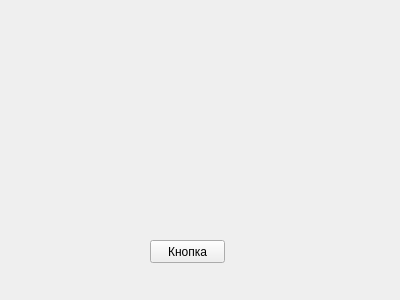
<?xml version="1.0" encoding="UTF-8"?>
<ui version="4.0">
 <class>Form</class>
 <widget class="QWidget" name="Form">
  <property name="geometry">
   <rect>
    <x>0</x>
    <y>0</y>
    <width>400</width>
    <height>300</height>
   </rect>
  </property>
  <property name="windowTitle">
   <string>Form</string>
  </property>
  <widget class="QPushButton" name="pushButton">
   <property name="geometry">
    <rect>
     <x>150</x>
     <y>240</y>
     <width>75</width>
     <height>23</height>
    </rect>
   </property>
   <property name="text">
    <string>Кнопка</string>
   </property>
  </widget>
 </widget>
 <resources/>
 <connections/>
</ui>
